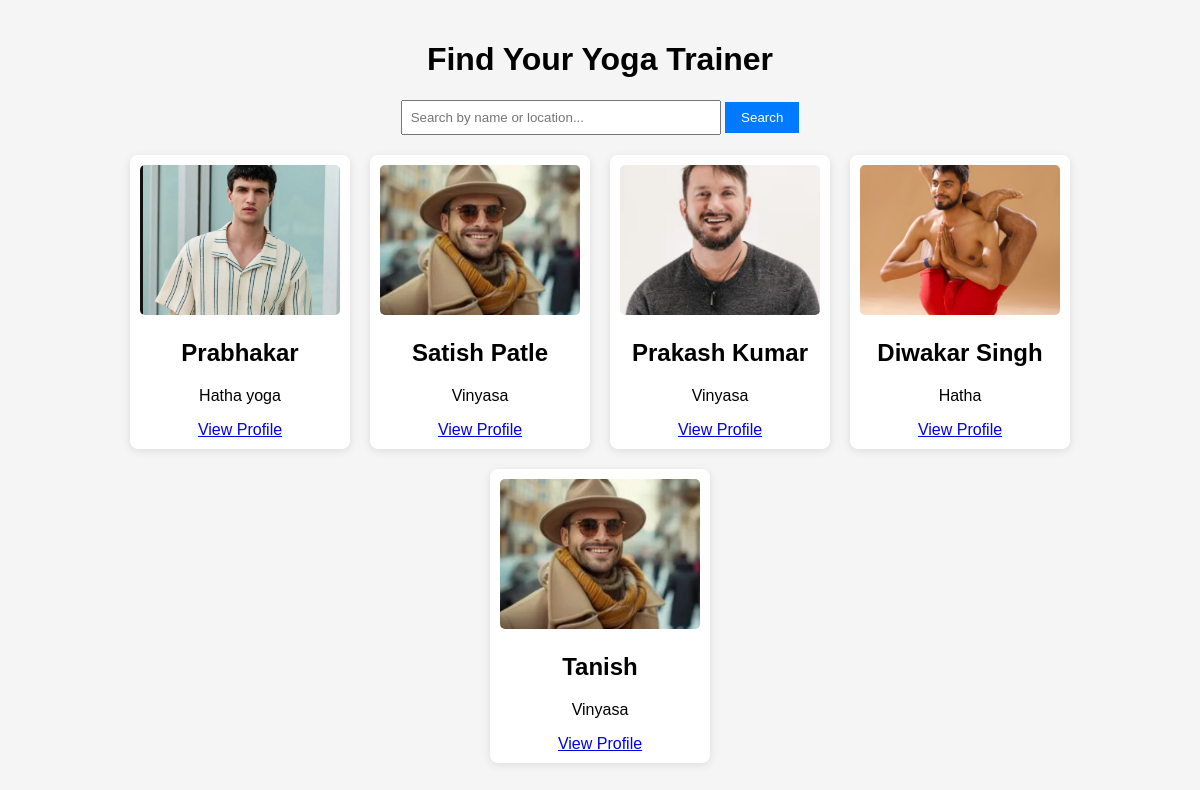
The app's page /trainer/ with its own data.
### trainer/models.py (models this page shows, shortened)
class Trainer(models.Model):
    name = models.CharField(max_length=100)
    location = models.CharField(max_length=100)
    experience = models.PositiveIntegerField()
    yoga_type = models.CharField(max_length=100)
    bio = models.TextField()
    profile_image = models.ImageField(upload_to='trainers/')

### trainer/views.py (the view)
# urls.py: path("", TemplateView.as_view(template_name="home.html"), name="home"),
def home(request):
    trainers = Trainer.objects.all()
    return render(request, 'trainer/home.html', {'trainers': trainers})

### templates/trainer/home.html (shortened to what this page needs)
{% load static %}
<!DOCTYPE html>
<html>
<head>
    <link rel="stylesheet" href="{% static 'css/style.css' %}">
</head>
<body>
    <h1>Find Your Yoga Trainer</h1>
    <form action="/search/" method="get">
        <input type="text" name="q" placeholder="Search by name or location...">
        <button type="submit">Search</button>
    </form>
    <div class="trainer-list">
        {% for trainer in trainers %}
            <div class="card">
                <img src="{{ trainer.profile_image.url }}" alt="{{ trainer.name }}">
                <h2>{{ trainer.name }}</h2>
                <p>{{ trainer.yoga_type }}</p>
                <a href="/trainer/{{ trainer.id }}/">View Profile</a>
            </div>
        {% endfor %}
    </div>
</body>
</html>

### static/css/style.css (style rules this page uses)
body { font-family: Arial, sans-serif; background-color: #f5f5f5; margin: 0; padding: 20px; }
h1 { text-align: center; }
form { text-align: center; margin-bottom: 20px; }
input[type="text"] { width: 300px; padding: 8px; }
button { padding: 8px 16px; background-color: #007bff; color: white; border: none; }
.trainer-list { display: flex; flex-wrap: wrap; justify-content: center; gap: 20px; }
.card { background: white; padding: 10px; border-radius: 8px; box-shadow: 0 2px 8px rgba(0,0,0,0.1); width: 200px; text-align: center; }
.card img { width: 100%; height: 150px; object-fit: cover; border-radius: 5px; }

### records on screen
Trainer: profile_image (picture), name "Prabhakar", yoga_type "Hatha yoga"
Trainer: profile_image (picture), name "Satish Patle", yoga_type "Vinyasa"
Trainer: profile_image (picture), name "Prakash Kumar", yoga_type "Vinyasa"
Trainer: profile_image (picture), name "Diwakar Singh", yoga_type "Hatha"
Trainer: profile_image (picture), name "Tanish", yoga_type "Vinyasa"
